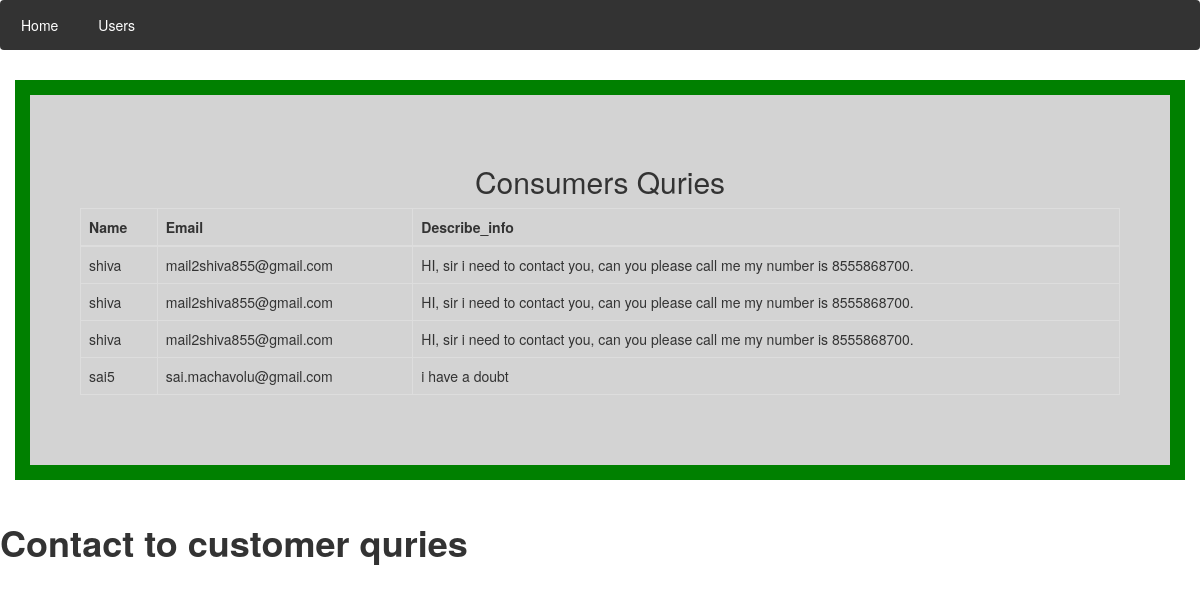
Page /contactFetch on the committed database.
### AgroTech/models.py (models this page shows)
class Contact_us(models.Model):
    Fname=models.CharField(max_length=30)
    Lname=models.CharField(max_length=30)
    email1=models.EmailField(max_length=30)
    textf=models.EmailField(max_length=30)

### AgroTech/views.py (the view)
# urls.py: path('contactFetch',views.fetchcontact,name='fetchcontact'),
def fetchcontact(request):
    Allcontact=Contact_us.objects.all()
    return render(request,'contactfetch.html',{'contact':Allcontact})

### Templates/contactfetch.html (shortened to what this page needs)
<!DOCTYPE html>
<html lang="en">
<head>
  <link rel="stylesheet" href="https://maxcdn.bootstrapcdn.com/bootstrap/3.4.0/css/bootstrap.min.css">
<link rel="stylesheet" href="/static/style/template.css">
</head>
<body>
<div class="navbar">
    <a href="Thankyou">Home</a>
  <a href="agentf">Users</a>
</div>
<form action="hello" >
  <center>
<div class="container">
  <h2>Consumers Quries</h2>
  <div class="table-responsive">
  <table class="table table-bordered">
    <thead>
      <tr>
        <th>Name</th>
        <th>Email</th>
        <th>Describe_info</th>
      </tr>
    </thead>
    <tbody>
      <tr>
        {% for i in contact %}
        <td>{{i.Fname}}</td>
        <td>{{i.email1}}</td>
        <td>{{i.textf}}</td>
      </tr>
    {% endfor %}
    </tbody>
  </table>
  </div>
</div>
</form>
<h1><b>Contact to customer quries</h1>
</body>
</html>

### static/style/template.css (style rules this page uses)
.navbar { overflow: hidden; background-color: #333; position: fixed; top: 0; width: 100%; margin-bottom: 8m; }
.navbar a { float: left; display: block; color: white; text-align: center; padding: 14px 20px; text-decoration: none; }
.container { margin-top:80px; background-color: lightgrey; border: 15px solid green; padding:50px; margin-bottom: 3em; }

### rows in the picture
Contact_us: Fname "shiva", email1 "mail2shiva855@gmail.com", textf "HI, sir i need to contact you, can you please call me my number is 8555868700."
Contact_us: Fname "shiva", email1 "mail2shiva855@gmail.com", textf "HI, sir i need to contact you, can you please call me my number is 8555868700."
Contact_us: Fname "shiva", email1 "mail2shiva855@gmail.com", textf "HI, sir i need to contact you, can you please call me my number is 8555868700."
Contact_us: Fname "sai5", email1 "sai.machavolu@gmail.com", textf "i have a doubt"
